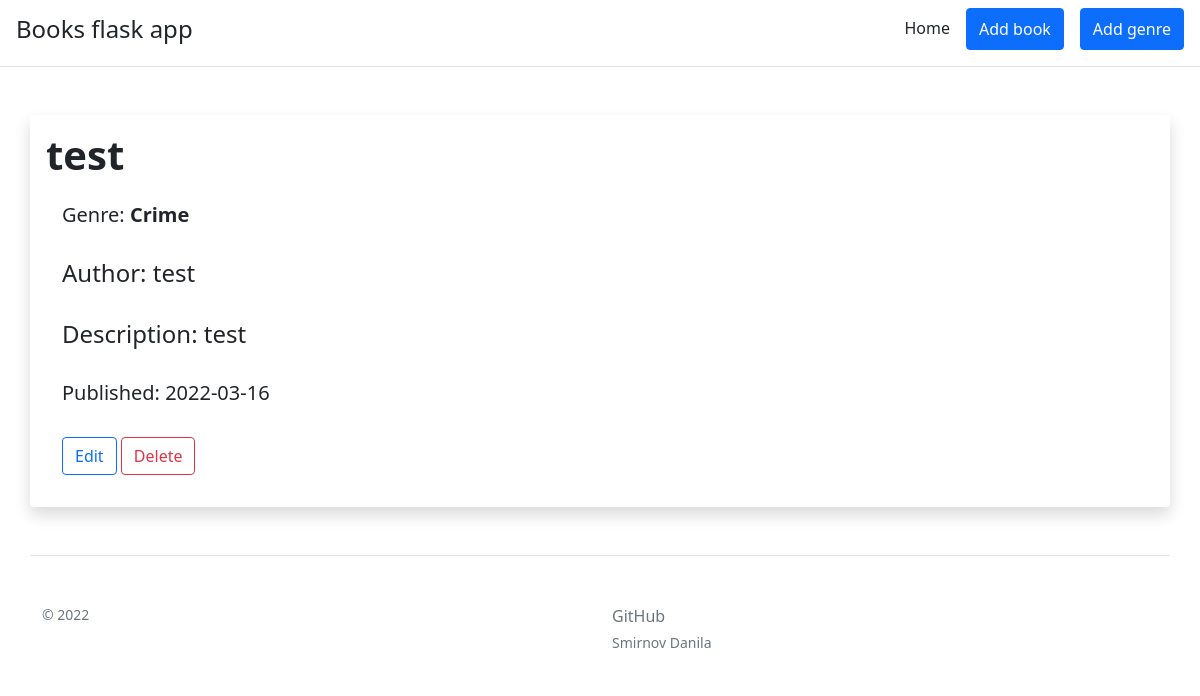
The page /1 on the database its author committed.
### app.py (models this page shows, shortened)
class Books(db.Model):
    id = db.Column(db.Integer, primary_key=True)
    title = db.Column(db.String(100), nullable=False)
    genre = db.Column(db.Integer, db.ForeignKey('genres.id'), nullable=False)
    author = db.Column(db.String(100), nullable=False)
    description = db.Column(db.String(500), nullable=False)
    date = db.Column(db.DateTime, default=datetime.utcnow)

class Genres(db.Model):
    id = db.Column(db.Integer, primary_key=True)
    name = db.Column(db.String(100), nullable=False)
    books = db.relationship('Books', backref='genres', lazy=True)

### app.py (the view)
@app.route('/<int:id>')
def book_info(id):
    book = Books.query.get_or_404(id)
    genres = Genres.query.all()
    return render_template('book_info.html', book=book, genres=genres)

### templates/book_info.html (shortened to what this page needs)
{% extends 'base.html' %}
{% block body %}
<div class="container mt-5 mb-5 shadow p-3 bg-body rounded">
    <h1><b>{{ book.title }}</b></h1>
    <div class="card-body">
        <h5>Genre: <b>{{ genres[book.genre-1].name }}</b></h5>
        <br>
        <h4>Author: {{ book.author }}</h4>
        <br>
        <h4>Description: {{ book.description }}</h4>
        <br>
        <h5>Published: {{ book.date.date() }}</h5>
        <br>
        <a href="/{{ book.id }}/update" class="btn btn-outline-primary">Edit</a>
        <a href="/{{ book.id }}/delete" class="btn btn-outline-danger">Delete</a>
    </div>
</div>
{% endblock %}

### rows shown on the page
Books: title "test", genre.name "Crime", author "test", description "test", date "2022-03-16"
